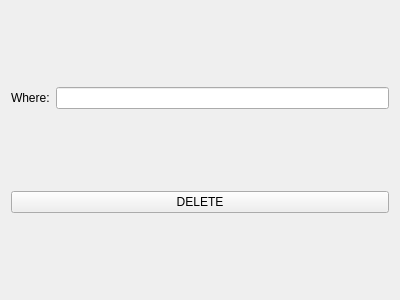
<?xml version="1.0" encoding="UTF-8"?>
<ui version="4.0">
    <class>Delete</class>
    <widget class="QWidget" name="Delete">
        <property name="geometry">
            <rect>
                <x>0</x>
                <y>0</y>
                <width>400</width>
                <height>300</height>
            </rect>
        </property>
        <property name="windowTitle">
            <string>Form</string>
        </property>
        <layout class="QVBoxLayout" name="verticalLayout">
            <item>
                <layout class="QHBoxLayout" name="horizontalLayout_8">
                    <item>
                        <widget class="QLabel" name="where_clause_label">
                            <property name="text">
                                <string>Where:</string>
                            </property>
                        </widget>
                    </item>
                    <item>
                        <widget class="QLineEdit" name="where_clause_line_edit" />
                    </item>
                </layout>
            </item>
            <item>
                <widget class="QPushButton" name="delete_button">
                    <property name="text">
                        <string>DELETE</string>
                    </property>
                </widget>
            </item>
        </layout>
    </widget>
    <resources />
    <connections />
</ui>
